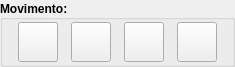
        <widget class="QGroupBox" name="gbJog">
         <property name="font">
          <font>
           <weight>75</weight>
           <bold>true</bold>
          </font>
         </property>
         <property name="title">
          <string>Movimento:</string>
         </property>
         <property name="alignment">
          <set>Qt::AlignLeading|Qt::AlignLeft|Qt::AlignVCenter</set>
         </property>
         <layout class="QVBoxLayout" name="verticalLayout_3">
          <property name="spacing">
           <number>0</number>
          </property>
          <property name="sizeConstraint">
           <enum>QLayout::SetMaximumSize</enum>
          </property>
          <property name="leftMargin">
           <number>2</number>
          </property>
          <property name="topMargin">
           <number>2</number>
          </property>
          <property name="rightMargin">
           <number>2</number>
          </property>
          <property name="bottomMargin">
           <number>2</number>
          </property>
          <item>
           <layout class="QHBoxLayout" name="horizontalLayout">
            <property name="spacing">
             <number>0</number>
            </property>
            <item>
             <spacer name="horizontalSpacer_2">
              <property name="orientation">
               <enum>Qt::Horizontal</enum>
              </property>
              <property name="sizeHint" stdset="0">
               <size>
                <width>13</width>
                <height>20</height>
               </size>
              </property>
             </spacer>
            </item>
            <item>
             <widget class="QPushButton" name="pbFimCursoPositivo">
              <property name="minimumSize">
               <size>
                <width>40</width>
                <height>40</height>
               </size>
              </property>
              <property name="maximumSize">
               <size>
                <width>40</width>
                <height>16777215</height>
               </size>
              </property>
              <property name="text">
               <string/>
              </property>
              <property name="icon">
               <iconset resource="QtSerialTest.qrc">
                <normaloff>:/botoes/moveEsquerdaLimite</normaloff>:/botoes/moveEsquerdaLimite</iconset>
              </property>
              <property name="checkable">
               <bool>false</bool>
              </property>
             </widget>
            </item>
            <item>
             <spacer name="horizontalSpacer_12">
              <property name="orientation">
               <enum>Qt::Horizontal</enum>
              </property>
              <property name="sizeHint" stdset="0">
               <size>
                <width>13</width>
                <height>20</height>
               </size>
              </property>
             </spacer>
            </item>
            <item>
             <widget class="QPushButton" name="pbPositivo">
              <property name="minimumSize">
               <size>
                <width>40</width>
                <height>40</height>
               </size>
              </property>
              <property name="maximumSize">
               <size>
                <width>40</width>
                <height>16777215</height>
               </size>
              </property>
              <property name="text">
               <string/>
              </property>
              <property name="icon">
               <iconset resource="QtSerialTest.qrc">
                <normaloff>:/botoes/movdEsquerdaContinuo</normaloff>:/botoes/movdEsquerdaContinuo</iconset>
              </property>
              <property name="checkable">
               <bool>false</bool>
              </property>
             </widget>
            </item>
            <item>
             <spacer name="horizontalSpacer_3">
              <property name="orientation">
               <enum>Qt::Horizontal</enum>
              </property>
              <property name="sizeHint" stdset="0">
               <size>
                <width>13</width>
                <height>20</height>
               </size>
              </property>
             </spacer>
            </item>
            <item>
             <widget class="QPushButton" name="pbNegativo">
              <property name="minimumSize">
               <size>
                <width>40</width>
                <height>40</height>
               </size>
              </property>
              <property name="maximumSize">
               <size>
                <width>40</width>
                <height>16777215</height>
               </size>
              </property>
              <property name="text">
               <string/>
              </property>
              <property name="icon">
               <iconset resource="QtSerialTest.qrc">
                <normaloff>:/botoes/moveDireitaContinuo</normaloff>:/botoes/moveDireitaContinuo</iconset>
              </property>
              <property name="checkable">
               <bool>false</bool>
              </property>
             </widget>
            </item>
            <item>
             <spacer name="horizontalSpacer_4">
              <property name="orientation">
               <enum>Qt::Horizontal</enum>
              </property>
              <property name="sizeHint" stdset="0">
               <size>
                <width>13</width>
                <height>20</height>
               </size>
              </property>
             </spacer>
            </item>
            <item>
             <widget class="QPushButton" name="pbFimCursoNegativo">
              <property name="minimumSize">
               <size>
                <width>40</width>
                <height>40</height>
               </size>
              </property>
              <property name="maximumSize">
               <size>
                <width>40</width>
                <height>16777215</height>
               </size>
              </property>
              <property name="text">
               <string/>
              </property>
              <property name="icon">
               <iconset resource="QtSerialTest.qrc">
                <normaloff>:/botoes/moveDireitaLimite</normaloff>:/botoes/moveDireitaLimite</iconset>
              </property>
              <property name="checkable">
               <bool>false</bool>
              </property>
             </widget>
            </item>
            <item>
             <spacer name="horizontalSpacer_11">
              <property name="orientation">
               <enum>Qt::Horizontal</enum>
              </property>
              <property name="sizeHint" stdset="0">
               <size>
                <width>13</width>
                <height>20</height>
               </size>
              </property>
             </spacer>
            </item>
           </layout>
          </item>
         </layout>
        </widget>
